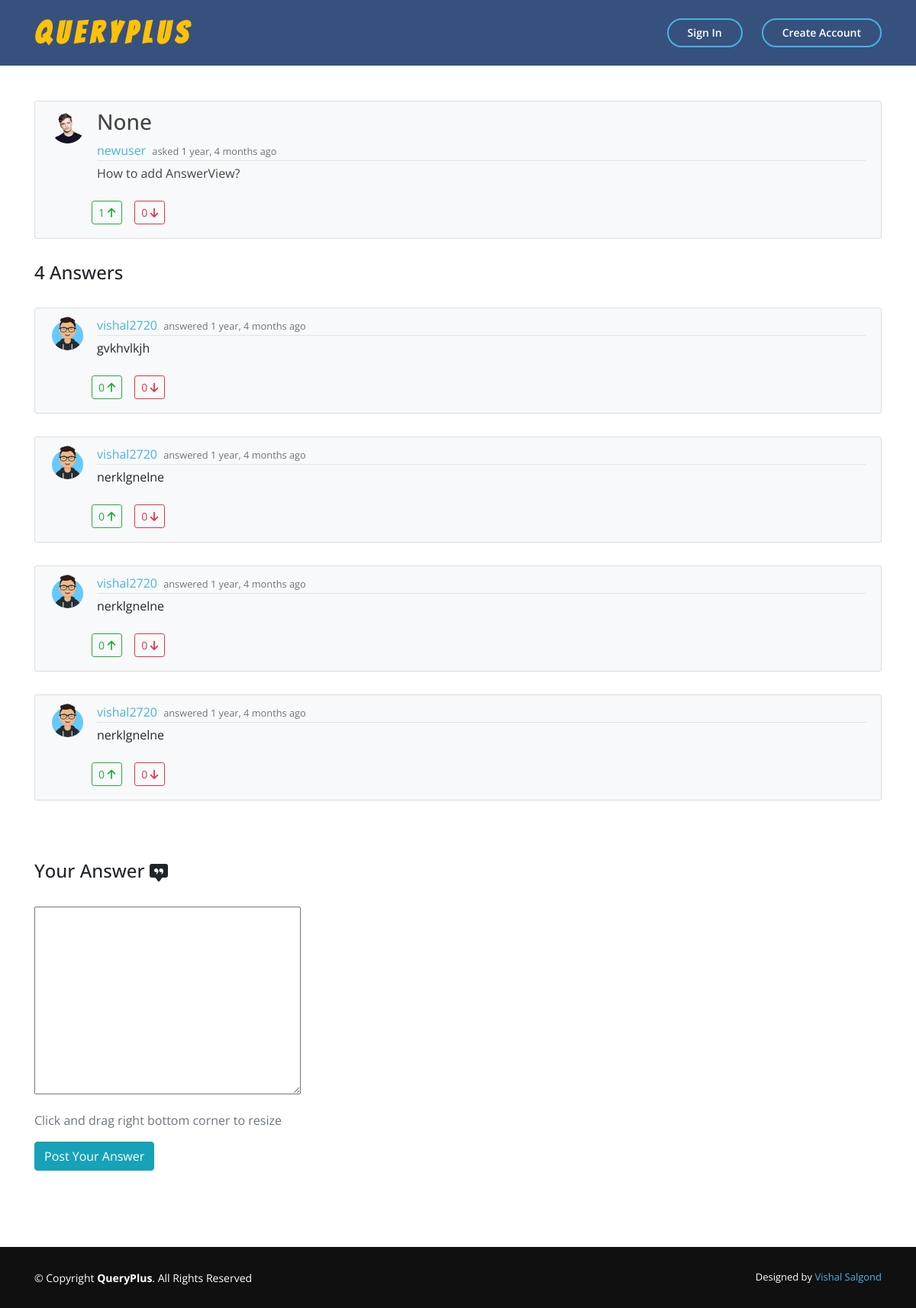
Page /question/8/ on the committed database.
### main_app/models.py (models this page shows, shortened)
class Question(models.Model):
    title = models.CharField(max_length=100, null=True)
    question = RichTextField()
    date_posted = models.DateTimeField(auto_now_add=True)
    author = models.ForeignKey(User, on_delete=models.CASCADE)
    upvotes = models.ManyToManyField(User, related_name='question_upvotes', blank=True)
    downvotes = models.ManyToManyField(User, related_name='question_downvotes', blank=True)

class Profile(models.Model):
    user = models.OneToOneField(User, on_delete=models.CASCADE)
    image = models.ImageField(default='default.jpg',upload_to='profile_pics')

class Answer(models.Model):
    content = RichTextField(blank=True, null=True)
    date_posted = models.DateTimeField(default=timezone.now)
    author = models.ForeignKey(User, on_delete=models.CASCADE)
    answered_to = models.ForeignKey(Question, on_delete=models.CASCADE)
    upvotes = models.ManyToManyField(User, related_name='answer_upvotes', blank=True)
    downvotes = models.ManyToManyField(User, related_name='answer_downvotes', blank=True)

### main_app/views.py (the view, shortened to what this page needs)
# urls.py: path('question/<int:pk>/', QuestionDetailView.as_view(), name='question-detail'),
class QuestionDetailView(DetailView):
    model = Question
    def get_context_data(self, *args, **kwargs):
        context = super(QuestionDetailView,
             self).get_context_data(*args, **kwargs)
        context["form"] = AnswerForm()
        context["answers"] = Answer.objects.filter(answered_to=context["question"])
        context["count"] =  Answer.objects.filter(answered_to=context["question"]).count()
        return context

### main_app/forms.py
class AnswerForm(forms.ModelForm):
    class Meta:
        model = Answer
        fields = ["content"]

### main_app/templates/main_app/question_detail.html (shortened to what this page needs)
{% extends "main_app/base.html" %}
{% load crispy_forms_tags %}
{% load i18n %}
{% block content %}
    <div style="margin-bottom: 100px;" class="container">
    <article class="media content-section mt-5 bg-light">
        <img class="rounded-circle article-img" src="{{ object.author.profile.image.url }}" alt="user_image">
        <div class="media-body">
        <div class="article-metadata">
            <h3 class="article-title">{{ question.title|safe }}</h3>
            <a class="mr-1" href="{% url 'user-profile' question.author.username %}">{{ question.author }}</a>
            <small class="text-muted">asked {{ question.date_posted|timesince }} ago</small>
        </div>
            <p class="article-title">{{ question.question|safe }}</p>
            {% if user != question.author %}
                <div class="row">
                    <form action="{% url 'question-upvote' object.id %}" method="POST">
                            {% if user not in question.upvotes.all %}
                                {% if user in question.downvotes.all %}
                                    <a id="example" role="button" class="btn btn-outline-success btn-sm m-2" data-container="body" data-toggle="popover" data-trigger="focus" data-placement="right" data-content="You have already upvoted the answer"> {{ question.upvotes.count }} <i class='fas fa-arrow-down'></i></a>
                                {% else %}
                                    <button type="submit" class="btn btn-outline-success btn-sm m-2"> {{ question.upvotes.count }} <i class='fas fa-arrow-up'></i></button>
                                {% endif %}
                            {% else %}
                                <button type="submit" class="btn btn-success btn-sm m-2"> {{ question.upvotes.count }} <i class='fas fa-arrow-up'></i></button>
                            {% endif %}
                    </form>
                    <form action="{% url 'question-downvote' object.id %}" method="POST">
                            {% if user not in question.downvotes.all %}
                                {% if user in question.upvotes.all %}
                                    <a id="example" role="button" class="btn btn-outline-danger btn-sm m-2" data-container="body" data-toggle="popover" data-trigger="focus" data-placement="right" data-content="You have already upvoted the answer"> {{ question.downvotes.count }} <i class='fas fa-arrow-down'></i></a>
                                {% else %}
                                    <button type="submit" class="btn btn-outline-danger btn-sm m-2"> {{ question.downvotes.count }} <i class='fas fa-arrow-down'></i></button>
                                {% endif %}
                            {% else %}
                                <button type="button" class="btn btn-danger btn-sm m-2"> {{ question.downvotes.count }} <i class='fas fa-arrow-down'></i></button>
                            {% endif %}
                    </form>
                </div>
            {% endif %}
        </div>
    </article>
    <br>
    {% if count  %}
        {% for ans in answers %}
            <article class="media content-section bg-light">
                <img class="rounded-circle article-img" src="{{ ans.author.profile.image.url }}" alt="">
                <div class="media-body">
                <div class="article-metadata">
                    <a class="mr-1" href="{% url 'user-profile' ans.author.username %}">{{ ans.author }}</a>
                    <small class="text-muted">answered {{ ans.date_posted|timesince }} ago</small>
                </div>
                <p>{{ ans.content|safe }}</p>
                {% if user != ans.author %}
                    <div class="row">
                        <form action="{% url 'answer-upvote' ans.id %}" method="POST">
                                {% if user not in ans.upvotes.all %}
                                    {% if user in ans.downvotes.all %}
                                        <a id="example" role="button" class="btn btn-outline-success btn-sm m-2" data-container="body" data-toggle="popover" data-trigger="focus" data-placement="right" data-content="You have already upvoted the answer"> {{ ans.upvotes.count }} <i class='fas fa-arrow-down'></i></a>
                                    {% else %}
                                        <button type="submit" class="btn btn-outline-success btn-sm m-2"> {{ ans.upvotes.count }} <i class='fas fa-arrow-up'></i></button>
                                    {% endif %}
                                {% else %}
                                    <button type="submit" class="btn btn-success btn-sm m-2"> {{ ans.upvotes.count }} <i class='fas fa-arrow-up'></i></button>
                                {% endif %}
                        </form>
                        <form action="{% url 'answer-downvote' ans.id %}" method="POST">
                                {% if user not in ans.downvotes.all %}
                                    {% if user in ans.upvotes.all %}
                                        <a id="example" role="button" class="btn btn-outline-danger btn-sm m-2" data-container="body" data-toggle="popover" data-trigger="focus" data-placement="right" data-content="You have already upvoted the answer"> {{ ans.downvotes.count }} <i class='fas fa-arrow-down'></i></a>
                                    {% else %}
                                        <button type="submit" class="btn btn-outline-danger btn-sm m-2"> {{ ans.downvotes.count }} <i class='fas fa-arrow-down'></i></button>
                                    {% endif %}
                                {% else %}
                                    <button type="button" class="btn btn-danger btn-sm m-2"> {{ ans.downvotes.count }} <i class='fas fa-arrow-down'></i></button>
                                {% endif %}
                        </form>
                    </div>
                {% endif %}
                </div>
            </article>
        {% endfor %}
    {% endif %}
    <form method="POST">
        <fieldset class="form-group">
            {% if count  %}
                <h4 class="mt-5">Your Answer
                </h4>
                <br>
            {% else %}
                <h4 class="mt-5">Be the first one to Answer</h4>
                <br>
            {% endif %}
            <div>
                {{ form.content|safe }} {{ form.media }}
            </div>
        </fieldset>
        <div class="mb-3 text-muted">
            <span>Click and drag right bottom corner to resize</span>
        </div>
        <div class="form-group">
            <button class="btn btn-info" type="submit">Post Your Answer</button>
        </div>
    </form>
</div>
{% endblock content %}

### main_app/static/main_app/main.css (style rules this page uses)
html { min-height: 100%; position: relative; }
body { background: white; margin-top: 5rem; font-family: 'Open Sans', sans-serif; padding-bottom: 80px; }
a { color: #47b2e4; }
.content-section { background: #ffffff; padding: 10px 20px; border: 1px solid #dddddd; border-radius: 3px; margin-bottom: 30px; }
.article-title { color: #444444; }
.article-img { height: 45px; width: 45px; margin-right: 16px; }
.article-metadata { padding-bottom: 1px; margin-bottom: 4px; border-bottom: 1px solid #e3e3e3 }

### rows in the picture
Question: author.profile.image (picture), title "None", author "newuser", date_posted "1 year, 4 months", question "How to add AnswerView?", upvotes.count "1", downvotes.count "0"
Answer: author.profile.image (picture), author "vishal2720", date_posted "1 year, 4 months", content "gvkhvlkjh", upvotes.count "0", downvotes.count "0"
Answer: author.profile.image (picture), author "vishal2720", date_posted "1 year, 4 months", content "nerklgnelne", upvotes.count "0", downvotes.count "0"
Answer: author.profile.image (picture), author "vishal2720", date_posted "1 year, 4 months", content "nerklgnelne", upvotes.count "0", downvotes.count "0"
Answer: author.profile.image (picture), author "vishal2720", date_posted "1 year, 4 months", content "nerklgnelne", upvotes.count "0", downvotes.count "0"
